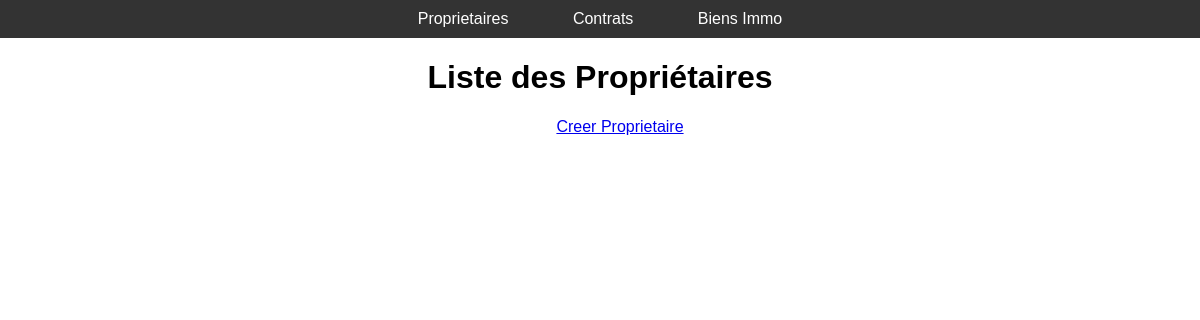
Before: /liste-proprietaires/ with the older database file.
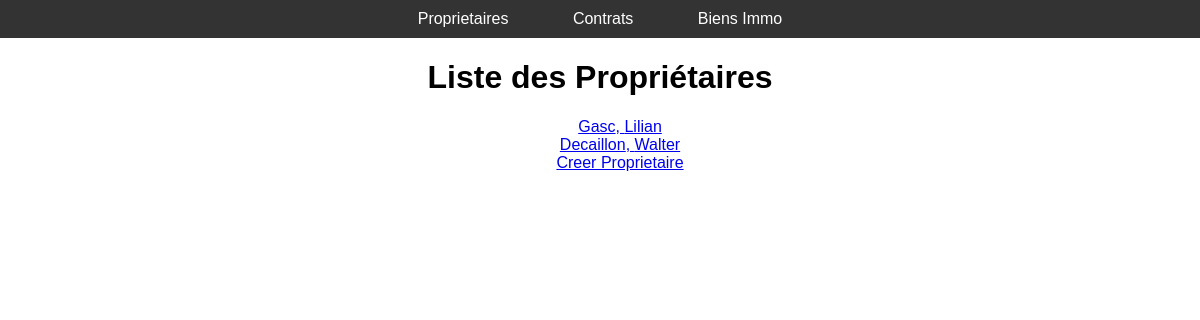
After: the same page with the newer database file.
### copal_manager/models.py (models this page shows, shortened)
class Proprietaire(models.Model):
    CHOICES = [('M', 'Monsieur'),('Mme', 'Madame')]
    civilite = models.CharField(max_length=4, choices=CHOICES, default="M")
    nom = models.CharField(max_length=50)
    prenom = models.CharField(max_length=50)
    telephone = models.CharField(max_length=20)
    email = models.EmailField()
    addresse = models.CharField(max_length=50)
    code_postal = models.CharField(max_length=10)
    ville = models.CharField(max_length=20)

### copal_manager/views.py (the view)
# urls.py: path('liste-proprietaires/', views.liste_proprietaires, name = "liste-proprietaires"),
def liste_proprietaires(request):
    proprietaires = Proprietaire.objects.all()
    return render(request, 'copal_manager/liste-proprietaires.html', {'proprietaires': proprietaires})

### copal_manager/templates/copal_manager/liste-proprietaires.html
{% extends 'copal_manager/base.html' %}
{% block content %}
<h1>Liste des Propriétaires</h1>
<ul>
{% for proprietaire in proprietaires %}
<li><a href="{% url 'detail-proprietaire' proprietaire.id %}">{{ proprietaire.nom }}, {{ proprietaire.prenom }}</a></li>
{% endfor %}
<li><a href="{% url 'create-proprietaire' %}">Creer Proprietaire</a></li>
</ul>
{% endblock %}

Changed rows visible on the page:
added Proprietaire: nom "Gasc", prenom "Lilian"
added Proprietaire: nom "Decaillon", prenom "Walter"
